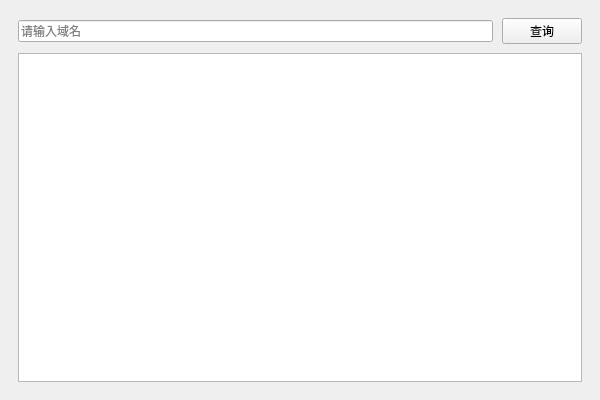
<?xml version="1.0" encoding="UTF-8"?>
<ui version="4.0">
 <class>window</class>
 <widget class="QMainWindow" name="window">
  <property name="geometry">
   <rect>
    <x>0</x>
    <y>0</y>
    <width>600</width>
    <height>400</height>
   </rect>
  </property>
  <property name="windowTitle">
   <string>DNS 解析器</string>
  </property>
  <widget class="QWidget" name="center">
   <layout class="QVBoxLayout" name="vlay">
    <property name="spacing">
     <number>9</number>
    </property>
    <property name="leftMargin">
     <number>18</number>
    </property>
    <property name="topMargin">
     <number>18</number>
    </property>
    <property name="rightMargin">
     <number>18</number>
    </property>
    <property name="bottomMargin">
     <number>18</number>
    </property>
    <item>
     <layout class="QHBoxLayout" name="hlay">
      <property name="spacing">
       <number>9</number>
      </property>
      <item>
       <widget class="QLineEdit" name="edit">
        <property name="placeholderText">
         <string>请输入域名</string>
        </property>
       </widget>
      </item>
      <item>
       <widget class="QPushButton" name="btn">
        <property name="text">
         <string>查询</string>
        </property>
       </widget>
      </item>
     </layout>
    </item>
    <item>
     <widget class="QTextBrowser" name="text"/>
    </item>
   </layout>
  </widget>
 </widget>
 <resources/>
 <connections/>
</ui>
